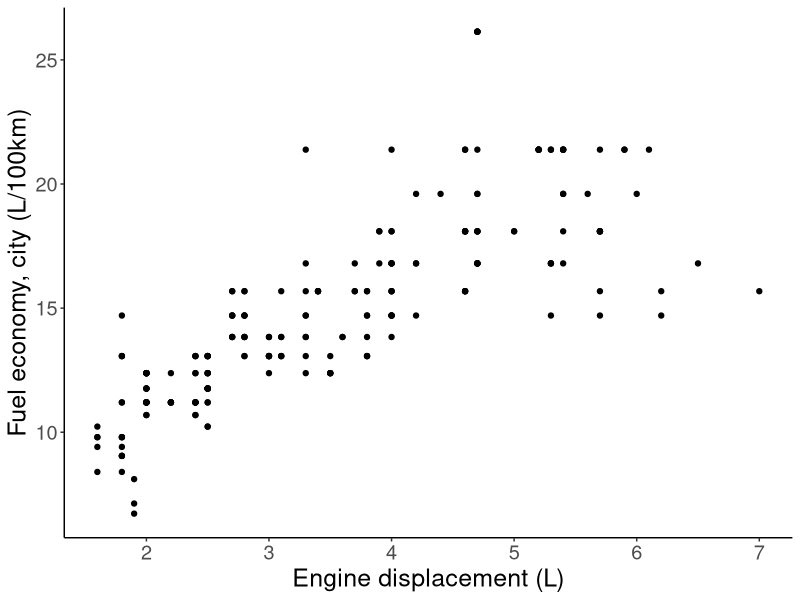
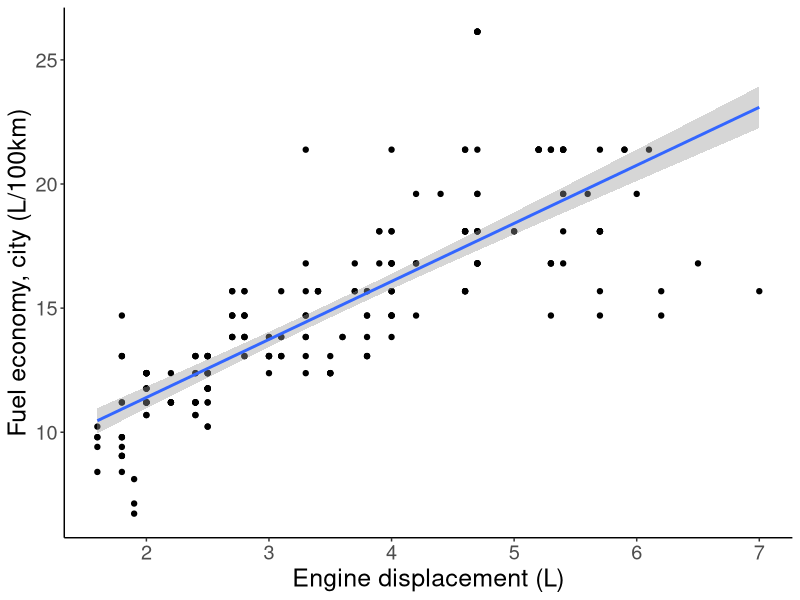
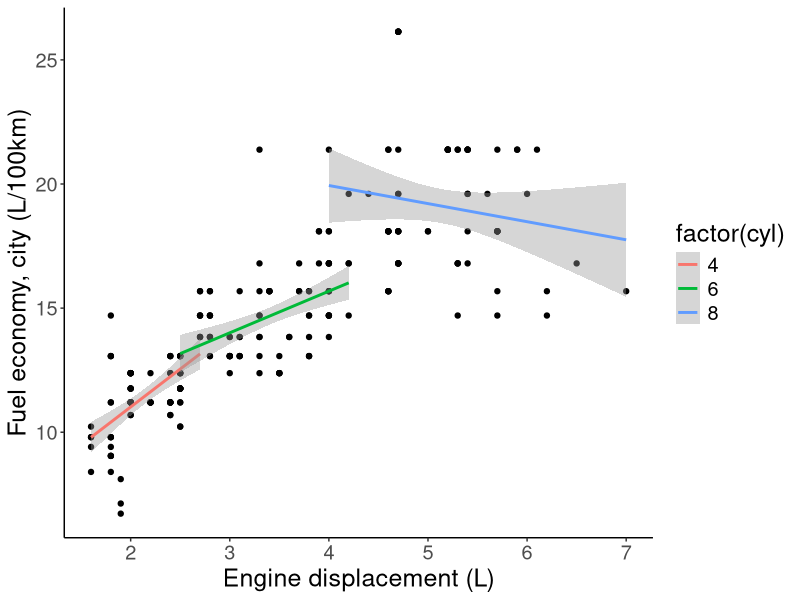
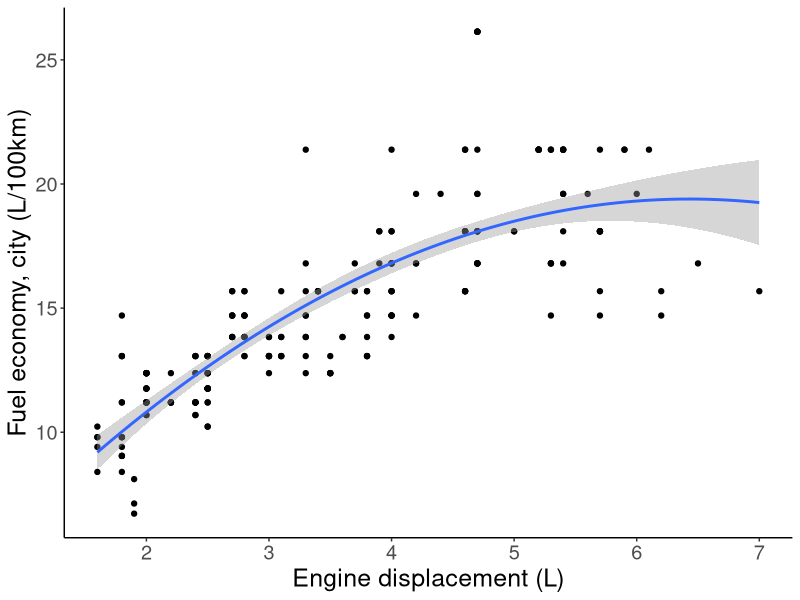
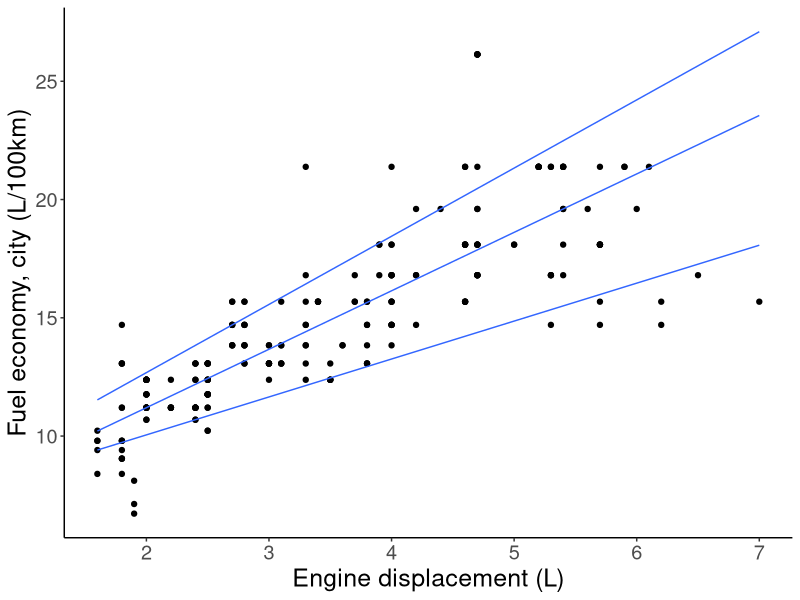
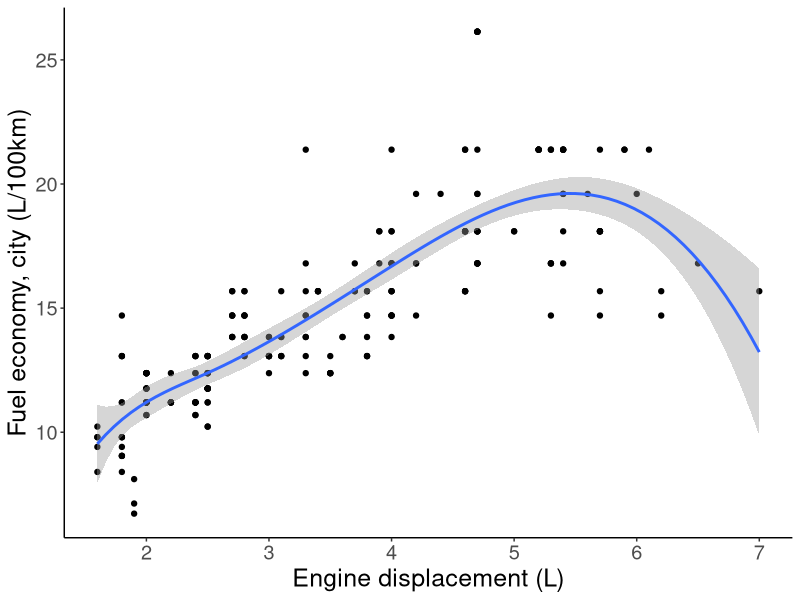
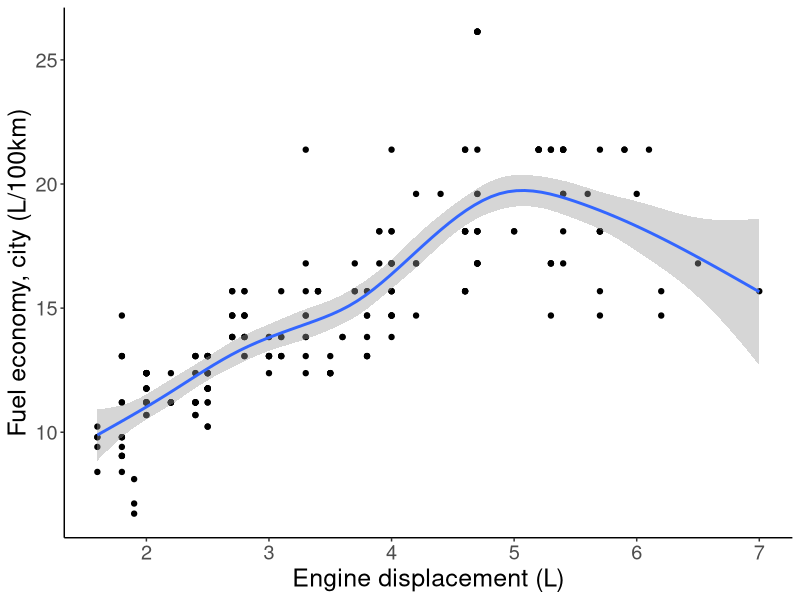
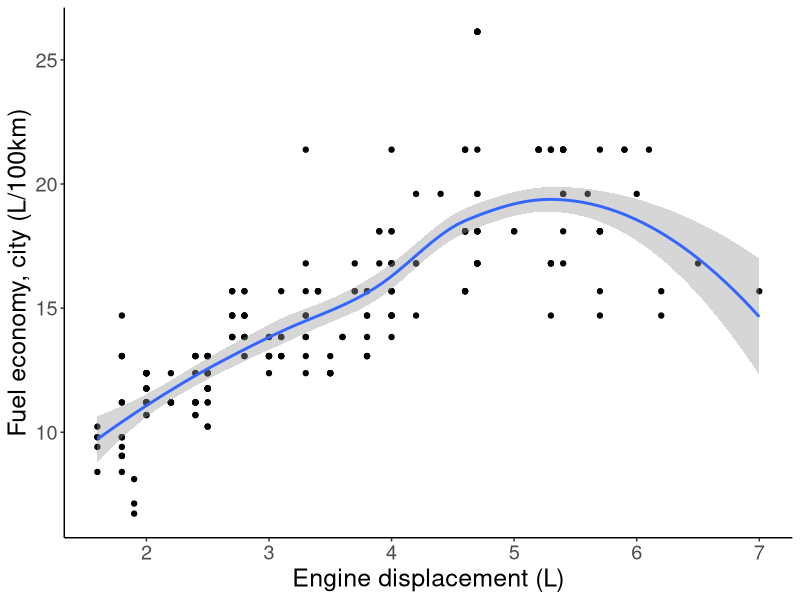

The R source for these figures, in order:
## ---- chunk 1
knitr::opts_chunk$set(echo = TRUE)
library(tidyverse)
my_theme = theme_classic() + 
  theme(text = element_text(size=18))
## ---- chunk 2
mpg |> mutate(city_l100km = 235.214583 / cty) |>
   ggplot(aes(x =displ, y= city_l100km)) + geom_point() +
   labs(x = "Engine displacement (L)",
        y = "Fuel economy, city (L/100km)") + my_theme
## ---- chunk 3
p <- mpg |> mutate(city_l100km = 235.214583 / cty) |>
       ggplot(aes(x =displ, y= city_l100km)) + geom_point() +
       labs(x = "Engine displacement (L)",
            y = "Fuel economy, city (L/100km)") +
       my_theme
## ---- chunk 4
p + geom_smooth(method = "lm", formula = y ~ x)
## ---- chunk 5
p + geom_smooth(aes(color = factor(cyl)), method = "lm", formula = y ~ x)
## ---- chunk 6
p + geom_smooth(method = "lm", formula = y ~ poly(x,2))
## ---- chunk 7
p + geom_quantile(method = "rqss", formula = y ~ x,
                  quantiles = c(0.1, 0.5, 0.9))
## ---- chunk 8
p + geom_smooth(method = "lm", 
                formula = y ~ splines::bs(x, df = 5))
## ---- chunk 9
p + geom_smooth(method = "gam", 
                formula = y ~ s(x, bs="cs"))
## ---- chunk 10
p + geom_smooth(method = "loess", 
                formula = y ~ x) 
## ---- chunk 11
p + geom_smooth(method = "loess", formula = y ~ x,
                span = 0.3) 
## ---- chunk 12
p + geom_smooth(aes(color = "Linear"), method = "lm", se=FALSE) +
    geom_smooth(aes(color = "GAM"), method = "gam", se=FALSE) +
    geom_smooth(aes(color = "LOESS"), method = "loess", formula = y ~ x, se=FALSE) +
    labs(color = "Type")
## ---- chunk 13
p + geom_smooth(method = "lm", se=FALSE, formula = y ~ x) +
  facet_wrap( ~ class)
## ---- chunk 14
p + geom_smooth(method = "lm", se=TRUE, 
                fullrange = TRUE, level = 0.50) + xlim(1,8)
## ---- chunk 15
p + geom_smooth(method = "loess", formula = y ~ x, orientation = "y")
## ---- chunk 16
p + geom_smooth(method = "lm", formula = y ~ x, orientation = "y") +
  geom_smooth(method = "lm", formula = y ~ x, color = "red")
